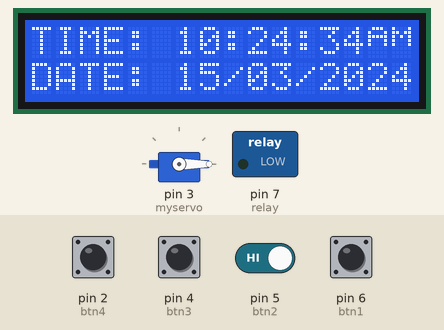
Simulated run of this sketch. Board: Arduino Uno, built with avr-gcc and run on an emulated ATmega328P. Shown: 16×2 character LCD, servo, switched loads named in the sketch (green lamp = pin HIGH). The test bench sets the inputs (shaded band); at power-on: pin 2 (btn4), pin 4 (btn3), pin 5 (btn2), pin 6 (btn1) HIGH. The local clock reads 2024-03-15 10:24:30 at power-on unless the sketch sets it; EEPROM starts erased; what the sketch prints to the serial monitor is not drawn.

Above: at 4.2 s.
4.3 s: pin 2 (btn4) pulled LOW for 1.2 s
At 5.9 s:
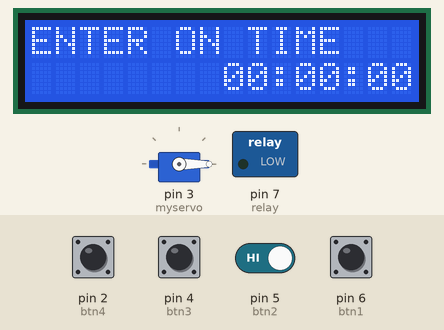
7.0 s: pin 4 (btn3) pulled LOW for 1.2 s
At 8.2 s:
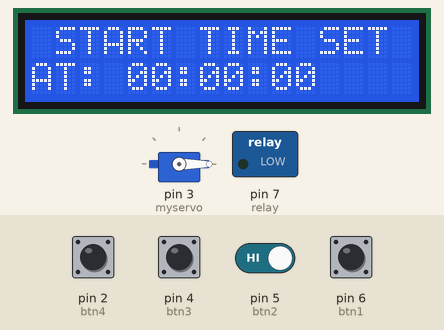
12.3 s: pin 4 (btn3) pulled LOW for 1.2 s
At 13.5 s:
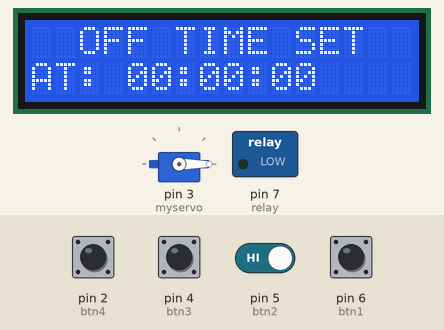
17.6 s: pin 2 (btn4) driven LOW and pin 5 (btn2) driven LOW
At 18.82 s:
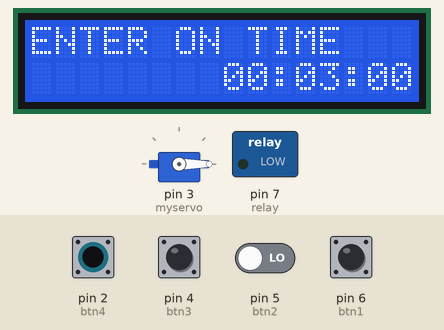
19.8 s: pin 6 (btn1) pulled LOW for 1.2 s
At 20.03 s:
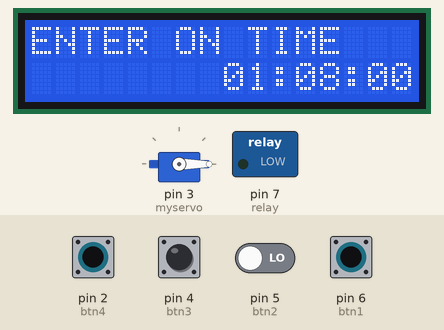
22.5 s: pin 6 (btn1) pulled LOW for 1.2 s
At 22.63 s:
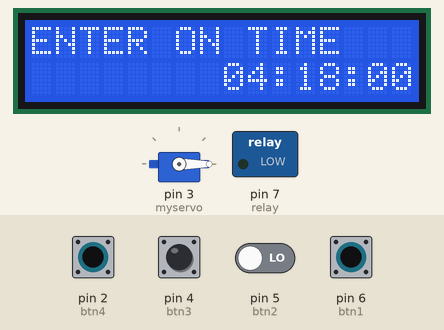
Timing chart, 0 to 25.5 s (numbered marks = the images above; inputs shaded):
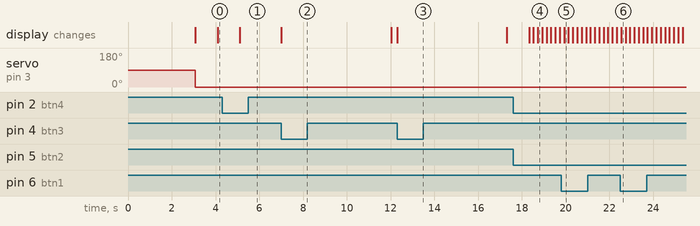

Measured:
- after the input at 4.3 s, the display: changes after 0.82 s (image 1)
- after the input at 7.0 s, the display: changes at once (image 2)
- after the input at 12.3 s, the display: changes at once (image 3)
- after the input at 17.6 s, the display: first changes after 0.73 s (image 4 shows a later state)

The sketch:

AutoMaticFishFeeder.ino
```cpp
#include <Wire.h>
#include <EEPROM.h>
#include <RTClib.h>
#include <LiquidCrystal.h>
#include <SoftwareSerial.h>
#include <Servo.h>

Servo myservo;
int pos = 0;
#define relay 7
#define btn1 6
#define btn2 5
#define btn3 4
#define btn4 2


LiquidCrystal lcd(13, 12, 11, 10, 9, 8);
RTC_DS1307 RTC;
int starthr=0,startmin=0,offhr=0,offmin=0;
int HOUR,MINUT,SECOND,DAY,MONTH,YEAR;

byte Aalpha[8] ={  0b01110,
                   0b10001,
                   0b11111,
                   0b10001,
                   0b10001,
                   0b00000,
                   0b00000,
                   0b00000
                  };
 byte Malpha[8] ={ 0b10001,
                   0b11011,
                   0b10101,
                   0b10001,
                   0b10001,
                   0b00000,
                   0b00000,
                   0b00000
                   };
 byte Palpha[8]={  0b11100,
                   0b10010,
                   0b11100,
                   0b10000,
                   0b10000,
                   0b00000,
                   0b00000,
                   0b00000
                   };

void setup() {
  // Masukkan kode BTN3up di sini, untuk dijalankan sekali:
   Wire.begin();
   RTC.begin();
   lcd.begin(16,2);
   Serial.begin(9600);
   myservo.attach(3);
   //myservo.write(45);
   pinMode(btn1, INPUT);
   pinMode(btn2, INPUT);
   pinMode(btn3, INPUT);
   pinMode(btn4, INPUT);
   pinMode(relay, OUTPUT);
   digitalWrite(relay,LOW);
   lcd.setCursor(0,0);
   lcd.print("Auto Fish Feeder");
   Serial.print("Auto Fish Feeder");
   lcd.setCursor(0,1);
   lcd.print("  DEVICE ON/OFF ");
   Serial.print("  DEVICE ON/OFF ");
   delay(3000);
 if(!RTC.isrunning())
 {
 RTC.adjust(DateTime(__DATE__,__TIME__));
 }
}

void loop() {
  // Masukkan kode utama di sini, agar bisa dijalankan berulang kali:
DateTime now = RTC.now();
if(digitalRead(btn4)==LOW){
  deviceontime();
  deviceofftime();
}

 lcd.clear();
 lcd.setCursor(0,0);
 lcd.print("TIME:");
 Serial.print("TIME:");
 lcd.setCursor(6,0);
 printDigits(HOUR=now.hour());
 lcd.print(":");
 Serial.print(":");
 printDigits(MINUT=now.minute());
 lcd.print(":");
 Serial.print(":");
 printDigits(SECOND=now.second());
 if(HOUR < 12){                  // menambahkan AM/PM sufffix
          lcd.createChar(5,Aalpha);
          lcd.createChar(6,Malpha);
          lcd.setCursor(14,0);
          lcd.write(5);
          lcd.setCursor(15,0);
          lcd.write(6);

    }
   else{
          lcd.createChar(5,Palpha);
          lcd.createChar(6,Malpha);
          lcd.setCursor(14,0);
          lcd.write(5);
          lcd.setCursor(15,0);
          lcd.write(6);
   }
 lcd.setCursor(0,1);
 lcd.print("DATE: ");
 Serial.print("DATE: ");
 printDigits(DAY=now.day());
 lcd.print("/");
 Serial.print("/");
 printDigits(MONTH=now.month());
 lcd.print("/");
 Serial.print("/");
 lcd.print(YEAR=now.year());
 digitalWrite(relay,LOW);
 myservo.write(pos);
 delay(1000);
 if(HOUR== EEPROM.read(0) && MINUT == EEPROM.read(1)){
  lcd.clear();
  lcd.setCursor(0,0);
  lcd.print("  DEVICE ON ");
  Serial.print(" DEVICE ON ");
  digitalWrite(relay,HIGH);
  myservo.write(180);
  delay(1000);
  myservo.write(pos);
  delay(5000);
  myservo.write(180);
  delay(1000);
  myservo.write(pos);
  delay(5000);
  myservo.write(180);
  delay(1000);
  myservo.write(pos);
  delay(5000);
  myservo.write(180);
  delay(1000);
  myservo.write(pos);
  delay(5000);
  myservo.write(180);
  delay(1000);
  myservo.write(pos);
  delay(5000);
  myservo.write(180);
  delay(1000);
  myservo.write(pos);
  delay(5000);
  myservo.write(180);
  delay(1000);
  myservo.write(pos);
  delay(5000);
  myservo.write(180);
  delay(1000);
  myservo.write(pos);
  delay(5000);
  myservo.write(180);
  delay(1000);
  myservo.write(pos);
  delay(5000);
  myservo.write(180);
  delay(1000);
  myservo.write(pos);
  delay(5000);
  myservo.write(180);
  delay(1000);
  myservo.write(pos);
  delay(5000);
  myservo.write(180);
  delay(1000);
 /* for (pos = 0; pos <= 180; pos += 1) { // dari 0 derajat ke 180 derajat
    myservo.write(pos);              // memberi tahu servo untuk ke posisi di variable 'pos'
    delay(300);                       // menunggu 30ms untuk servo untuk mencapai posisi
  }
  for (pos = 180; pos >= 0; pos -= 1) { // dari 180 derajat ke 0 derajat
    myservo.write(pos);              // memberi tahu servo untuk ke posisi di variable 'pos'
    delay(300);                       //  menunggu 30ms untuk servo untuk mencapai posisi
  }
   */
  CheckTime();
 }
}

void printDigits(int digits)// fungsi void ini berguna untuk menambahkan "0" pada
//awal nomor, sehingga yang ditampilkan menjadi "00:05:00", dan bukan "00:5 :00"
{
  if(digits < 10)
  {
    lcd.print("0");
    Serial.print("0");
    lcd.print(digits);
  }
  else
  {
    lcd.print(digits);
  }
}
/* fungsi untuk mencocokkan waktu */
void CheckTime()
{
  int checkhrOFF=0,checkminOFF=0;
  while(1)
  {
  DateTime now = RTC.now();
  lcd.setCursor(0,1);
  lcd.print("TIME: ");
  Serial.print("TIME: ");
  printDigits(HOUR=now.hour());
  lcd.print(":");
  Serial.print(":");
  printDigits(MINUT=now.minute());
  lcd.print(":");
  Serial.print(":");
  printDigits(SECOND=now.second());
  checkhrOFF=EEPROM.read(2);
  checkminOFF=EEPROM.read(3);
  if(HOUR == checkhrOFF && MINUT == checkminOFF){
   lcd.clear();
  lcd.setCursor(0,1);
  lcd.print(" Device Turn OFF");
  Serial.print(" Device Turn OFF");
  digitalWrite(relay,LOW);
  myservo.write(pos);
  delay(2000);
  break;
  }
 }
}
void deviceontime(){
        lcd.clear();
        lcd.setCursor(0,0);
        lcd.print("ENTER ON TIME");
        Serial.print("ENTER ON TIME");
        lcd.setCursor(8,1);
        lcd.print("00:00:00");
        Serial.print("00:00:00");
       while(1){
             if(digitalRead(btn1)==LOW){
              starthr++;
              lcd.setCursor(8,1);
              printDigits(starthr);
              //EEPROM.write(0,starthr);
              delay(200);
              if(starthr==24)
              starthr=0;
             }
             if(digitalRead(btn2)==LOW){
              startmin++;
              lcd.setCursor(11,1);
              printDigits(startmin);
             // EEPROM.write(0,startmin);
              delay(200);
              if(startmin==60)
              startmin=0;
             }
              if(digitalRead(btn3)==LOW){

                 EEPROM.write(0,starthr);
                 EEPROM.write(1,startmin);
                 lcd.setCursor(0,0);
                 lcd.print(" START TIME SET ");
                 Serial.print(" START TIME SET ");
                 lcd.setCursor(0,1);
                 lcd.print("AT: ");
                 Serial.print("AT: ");
                 printDigits(EEPROM.read(0));
                 lcd.print(":");
                 Serial.print(":");
                 printDigits(EEPROM.read(1));
                 lcd.print(":00");
                 lcd.print("     ");
                 Serial.print(":00");
                 Serial.print("     ");
                 delay(5000);
                 starthr=0;
                 startmin=0;
                 break;
              }
       }
}


void deviceofftime(){
        lcd.clear();
        lcd.setCursor(0,0);
        lcd.print("ENTER OFF TIME");
        Serial.print("ENTER OFF TIME");
        lcd.setCursor(8,1);
        lcd.print("00:00:00");
        Serial.print("00:00:00");
       while(1){
             if(digitalRead(btn1)==LOW){
              offhr++;
              lcd.setCursor(8,1);
              printDigits(offhr);
              //EEPROM.write(0,starthr);
              delay(200);
              if(offhr==24)
              offhr=0;
             }
             if(digitalRead(btn2)==LOW){
              offmin++;
              lcd.setCursor(11,1);
              printDigits(offmin);
             // EEPROM.write(0,startmin);
              delay(200);
              if(offmin==60)
              offmin=0;
             }
              if(digitalRead(btn3)==LOW){
                 EEPROM.write(2,offhr);
                 EEPROM.write(3,offmin);
                 lcd.setCursor(0,0);
                 lcd.print("  OFF TIME SET  ");
                 Serial.print("  OFF TIME SET  ");
                 lcd.setCursor(0,1);
                 lcd.print("AT: ");
                 Serial.print("AT: ");
                 printDigits(EEPROM.read(2));
                 lcd.print(":");
                 Serial.print(":");
                 printDigits(EEPROM.read(3));
                 lcd.print(":00");
                 Serial.print(":00");
                 lcd.print("     ");
                 Serial.print("     ");
                 delay(5000);
                 offhr=0;
                 offmin=0;
                 break;
              }

       }
}
```
